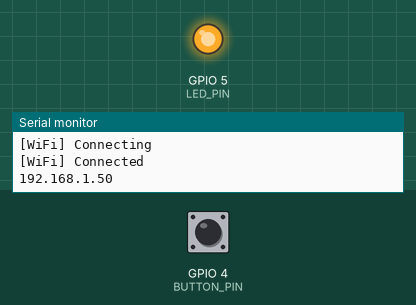
This sketch was run on a simulated ESP32. On the bench: output pins drawn as LEDs (lit = HIGH), the last lines printed to the serial monitor. Inputs (shaded band) come from the test bench; at power-on: GPIO 4 (BUTTON_PIN) HIGH. WiFi joins after 1.5 s; servers stay silent unless stated; uploads are accepted with an empty reply.

Above: at 2.8 s.
At 6.2 s:
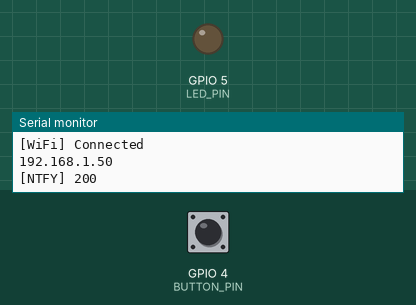
6.3 s: GPIO 4 (BUTTON_PIN) pulled LOW for 0.15 s
9.3 s: GPIO 4 (BUTTON_PIN) pulled LOW for 1 s
13.2 s: GPIO 4 (BUTTON_PIN) pulsed LOW 5 times (0.12 s each, 0.3 s apart)
Timing chart, 0 to 19.9 s (numbered marks = the images above; inputs shaded):
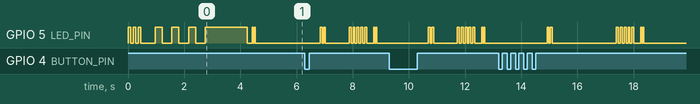

The sketch:

esp-uptime-monitor-led.ino
```cpp
#include <WiFi.h>
#include <HTTPClient.h>
#include <WiFiClientSecure.h>

/*

====================================================
ESP32 HTTPS UPTIME MONITOR
====================================================

✔ LED task synchronization
✔ No overlapping LED blinking
✔ Next task waits for LED completion
✔ Accurate LED status
✔ Faster HTTPS bulk checking
✔ Lower CPU usage
✔ Lower ESP32 heat
✔ Better HTTPS stability
✔ Better WiFi reconnect
✔ Better memory cleanup
✔ Reduced false failures
✔ Stable multi URL handling
✔ Sequential task execution

BUTTON:
--------------------------------
Single Press  -> Check Main URL
Double Press  -> Check All URLs
Long Press    -> Deep Retry Check

LED:
--------------------------------
Boot          -> 3 blinks
WiFi          -> Slow blink
Checking      -> 2 quick blinks
Success       -> ON 1.5 sec
Failure       -> 5 fast blinks
NTFY          -> 2 tiny blinks

*/

// =====================================================
// WIFI
// =====================================================

const char* WIFI_SSID     = "";
const char* WIFI_PASSWORD = "";

// =====================================================
// NTFY
// =====================================================

const char* NTFY_URL =
"https://ntfy.sh/status";

// =====================================================
// TARGETS
// =====================================================

struct Target {

  const char* name;
  const char* url;
};

Target targets[] = {

  { "Main Site",      "https://example.com/" },
  { "Site 1",   "https://example.com/" },
  { "Site 2",     "https://example.com/" },
  { "Site 3",   "https://example.com/" },
  { "Site 4",     "https://example.com/" },
  { "Site 5", "https://example.com/" }
};

const uint8_t TARGET_COUNT =
sizeof(targets) / sizeof(targets[0]);

// =====================================================
// GPIO
// =====================================================

#define LED_PIN    5
#define BUTTON_PIN 4

// =====================================================
// BUTTON
// =====================================================

const unsigned long DEBOUNCE_MS      = 45;
const unsigned long DOUBLE_CLICK_MS  = 350;
const unsigned long LONG_PRESS_MS    = 1400;

// =====================================================
// WIFI
// =====================================================

const unsigned long WIFI_TIMEOUT_MS  = 15000;
const unsigned long WIFI_RETRY_MS    = 30000;

// =====================================================
// HTTP
// =====================================================

const uint16_t HTTP_TIMEOUT_MS       = 4500;

// =====================================================
// STATES
// =====================================================

bool stableButtonState = HIGH;
bool lastReading       = HIGH;

unsigned long lastDebounceTime = 0;

unsigned long pressStartTime   = 0;
unsigned long lastReleaseTime  = 0;

unsigned long lastWiFiRetry    = 0;

uint8_t clickCount = 0;

bool failureState = false;

// =====================================================
// SAFE DELAY
// =====================================================

void safeDelay(unsigned long ms) {

  unsigned long start = millis();

  while (millis() - start < ms) {

    delay(1);

    yield();
  }
}

// =====================================================
// LED HELPERS
// =====================================================

inline void ledOn() {

  digitalWrite(LED_PIN, HIGH);
}

inline void ledOff() {

  digitalWrite(LED_PIN, LOW);
}

// =====================================================
// LED WAIT STABILIZER
// =====================================================

void ledStabilize() {

  ledOff();

  safeDelay(180);
}

// =====================================================
// LED BLINK
// =====================================================

void blinkLED(
  uint8_t times,
  uint16_t onMs,
  uint16_t offMs
) {

  for (uint8_t i = 0; i < times; i++) {

    ledOn();

    safeDelay(onMs);

    ledOff();

    safeDelay(offMs);
  }

  // Important:
  // wait after animation fully completed
  ledStabilize();
}

// =====================================================
// LED PATTERNS
// =====================================================

void bootLED() {

  blinkLED(3, 90, 90);
}

void wifiLED() {

  blinkLED(1, 250, 150);
}

void checkingLED() {

  blinkLED(2, 60, 60);
}

void ntfyLED() {

  blinkLED(2, 35, 35);
}

void successLED() {

  ledOn();

  safeDelay(1500);

  ledOff();

  ledStabilize();
}

void failureLED() {

  blinkLED(5, 70, 70);
}

// =====================================================
// WIFI
// =====================================================

bool connectWiFi() {

  if (
    WiFi.status() ==
    WL_CONNECTED
  ) {

    return true;
  }

  Serial.println(
    "\n[WiFi] Connecting"
  );

  WiFi.disconnect(true);

  safeDelay(250);

  WiFi.mode(WIFI_STA);

  // Lower heat
  WiFi.setSleep(true);

  WiFi.begin(
    WIFI_SSID,
    WIFI_PASSWORD
  );

  unsigned long startTime =
    millis();

  while (
    WiFi.status() !=
    WL_CONNECTED &&
    millis() -
    startTime <
    WIFI_TIMEOUT_MS
  ) {

    wifiLED();

    delay(10);
  }

  if (
    WiFi.status() ==
    WL_CONNECTED
  ) {

    Serial.println(
      "[WiFi] Connected"
    );

    Serial.println(
      WiFi.localIP()
    );

    successLED();

    return true;
  }

  Serial.println(
    "[WiFi] Failed"
  );

  failureLED();

  return false;
}

// =====================================================
// NTFY
// =====================================================

void sendNtfy(
  const String& title,
  const String& body,
  const String& priority =
  "default"
) {

  // LED fully completes first
  ntfyLED();

  if (
    WiFi.status() !=
    WL_CONNECTED
  ) {

    return;
  }

  WiFiClientSecure client;

  client.setInsecure();

  client.setTimeout(
    HTTP_TIMEOUT_MS
  );

  HTTPClient http;

  http.setReuse(false);

  http.setConnectTimeout(
    HTTP_TIMEOUT_MS
  );

  http.setTimeout(
    HTTP_TIMEOUT_MS
  );

  if (
    !http.begin(
      client,
      NTFY_URL
    )
  ) {

    return;
  }

  http.addHeader(
    "Title",
    title
  );

  http.addHeader(
    "Priority",
    priority
  );

  http.addHeader(
    "Tags",
    "satellite"
  );

  int code =
    http.POST(body);

  Serial.print(
    "[NTFY] "
  );

  Serial.println(code);

  http.end();

  safeDelay(100);
}

// =====================================================
// URL CHECK
// =====================================================

bool checkURL(
  const char* url,
  bool retry = true
) {

  if (
    WiFi.status() !=
    WL_CONNECTED
  ) {

    return false;
  }

  bool success = false;

  uint8_t attempts =
    retry ? 2 : 1;

  for (
    uint8_t i = 0;
    i < attempts;
    i++
  ) {

    WiFiClientSecure client;

    client.setInsecure();

    client.setTimeout(
      HTTP_TIMEOUT_MS
    );

    HTTPClient http;

    http.setReuse(false);

    http.setConnectTimeout(
      HTTP_TIMEOUT_MS
    );

    http.setTimeout(
      HTTP_TIMEOUT_MS
    );

    if (
      !http.begin(
        client,
        url
      )
    ) {

      http.end();

      safeDelay(80);

      continue;
    }

    http.addHeader(
      "User-Agent",
      "ESP32-Uptime-Monitor"
    );

    int code =
      http.GET();

    Serial.print(
      "[CHECK] "
    );

    Serial.print(url);

    Serial.print(
      " -> "
    );

    Serial.println(code);

    if (
      code >= 200 &&
      code < 400
    ) {

      success = true;
    }

    http.end();

    if (success) {
      break;
    }

    // HTTPS stabilization
    safeDelay(100);
  }

  return success;
}

// =====================================================
// MAIN CHECK
// =====================================================

void checkMainWebsite() {

  Serial.println(
    "\n[CHECK] MAIN"
  );

  // LED fully completes first
  checkingLED();

  bool ok =
    checkURL(
      targets[0].url
    );

  if (ok) {

    failureState = false;

    successLED();

    sendNtfy(
      "✅ Website UP",
      "Main website healthy"
    );

  } else {

    failureState = true;

    failureLED();

    sendNtfy(
      "🚨 Website DOWN",
      "Main website failed",
      "high"
    );
  }
}

// =====================================================
// BULK CHECK
// =====================================================

void checkAllTargets(
  bool deepRetry = false
) {

  Serial.println(
    "\n[CHECK] ALL"
  );

  checkingLED();

  uint8_t failed = 0;

  String report;

  report.reserve(512);

  for (
    uint8_t i = 0;
    i < TARGET_COUNT;
    i++
  ) {

    bool ok =
      checkURL(
        targets[i].url,
        deepRetry
      );

    if (ok) {

      report += "✅ ";

    } else {

      report += "❌ ";

      failed++;
    }

    report +=
      targets[i].name;

    report += "\n";

    // tiny stabilization
    safeDelay(40);
  }

  if (failed == 0) {

    failureState = false;

    successLED();

    sendNtfy(
      "✅ All Healthy",
      report
    );

  } else {

    failureState = true;

    failureLED();

    sendNtfy(
      "🚨 Failure Detected",
      report,
      "high"
    );
  }
}

// =====================================================
// BUTTON
// =====================================================

void handleButton() {

  bool reading =
    digitalRead(
      BUTTON_PIN
    );

  // Debounce
  if (
    reading !=
    lastReading
  ) {

    lastDebounceTime =
      millis();
  }

  // Stable
  if (
    millis() -
    lastDebounceTime >
    DEBOUNCE_MS
  ) {

    if (
      reading !=
      stableButtonState
    ) {

      stableButtonState =
        reading;

      // PRESSED
      if (
        stableButtonState ==
        LOW
      ) {

        pressStartTime =
          millis();
      }

      // RELEASED
      else {

        unsigned long
        pressDuration =
        millis() -
        pressStartTime;

        // LONG
        if (
          pressDuration >=
          LONG_PRESS_MS
        ) {

          Serial.println(
            "[BUTTON] LONG"
          );

          checkAllTargets(true);

          clickCount = 0;
        }

        // SHORT
        else {

          clickCount++;

          lastReleaseTime =
            millis();
        }
      }
    }
  }

  // CLICK ACTION
  if (
    clickCount > 0 &&
    millis() -
    lastReleaseTime >
    DOUBLE_CLICK_MS
  ) {

    // SINGLE
    if (clickCount == 1) {

      Serial.println(
        "[BUTTON] SINGLE"
      );

      checkMainWebsite();
    }

    // DOUBLE
    else {

      Serial.println(
        "[BUTTON] DOUBLE"
      );

      checkAllTargets();
    }

    clickCount = 0;
  }

  lastReading = reading;
}

// =====================================================
// SETUP
// =====================================================

void setup() {

  Serial.begin(115200);

  pinMode(
    LED_PIN,
    OUTPUT
  );

  pinMode(
    BUTTON_PIN,
    INPUT_PULLUP
  );

  ledOff();

  bootLED();

  connectWiFi();

  sendNtfy(
    "🚀 ESP32 Online",
    "HTTPS uptime monitor started"
  );
}

// =====================================================
// LOOP
// =====================================================

void loop() {

  // WiFi recovery
  if (
    WiFi.status() !=
    WL_CONNECTED &&
    millis() -
    lastWiFiRetry >
    WIFI_RETRY_MS
  ) {

    lastWiFiRetry =
      millis();

    connectWiFi();
  }

  handleButton();

  delay(2);
}
```
